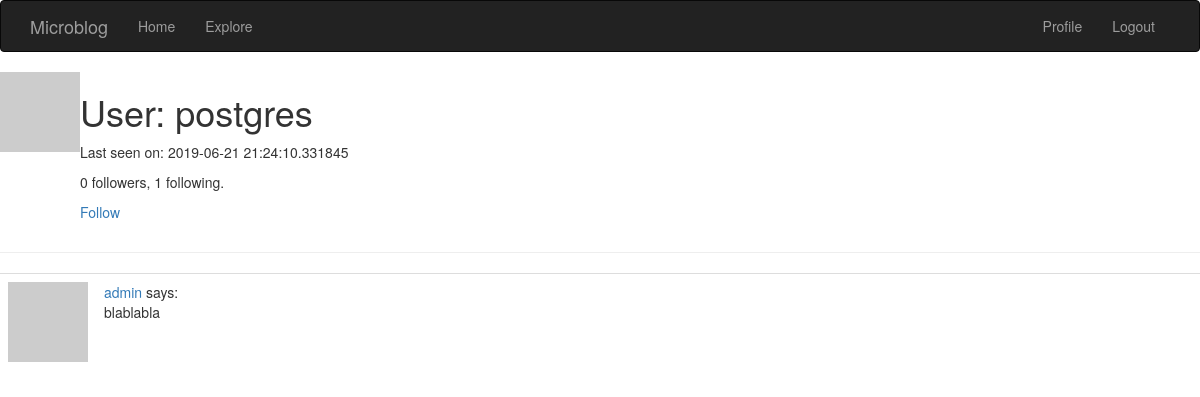
Page /user/postgres (signed in) on the committed database.
### server/models.py (models this page shows, shortened)
class User(UserMixin, db.Model):
    id = db.Column(db.Integer, primary_key=True)
    username = db.Column(db.String(64), index=True, unique=True, nullable=False)
    email = db.Column(db.String(128), index=True, unique=True, nullable=False)
    password_hash = db.Column(db.String(128), nullable=False)
    posts = db.relationship('Post', backref='author', lazy='dynamic') # 'Post'= reference to a class not yet created
    about_me = db.Column(db.String(256), nullable=True)
    last_seen  =db.Column(db.DateTime, default=datetime.utcnow)
    followed = db.relationship(
        'User', secondary=followers,
        primaryjoin=(followers.c.follower_id == id),
        secondaryjoin=(followers.c.followed_id == id),
        backref=db.backref('followers', lazy='dynamic'), lazy='dynamic')
    def avatar(self,size):
        digest = md5(self.email.lower().encode('utf-8')).hexdigest()
        return  f'https://www.gravatar.com/avatar/{digest}?d=identicon&s={size}'
    def is_following(self, user):
        return self.followed.filter(
                 followers.c.followed_id == user.id).count() > 0

class Post(db.Model):
    id = db.Column(db.Integer, primary_key=True)
    body = db.Column(db.String(140), nullable=False)
    timestamp = db.Column(db.DateTime, index=True, default=datetime.utcnow)
    user_id = db.Column(db.Integer, db.ForeignKey('user.id'),nullable=False)

### server/routes.py (the view)
@app.route('/user/<username>')
@login_required
def user(username):
    user = User.query.filter_by(username = username).first_or_404()
    posts = current_user.posts
    return render_template('user.html',posts = posts , user =user)

### server/models.py (called while the page is built)
@login.user_loader
def load_user(id):
    return User.query.get(int(id))

### server/routes.py (called while the page is built)
@app.before_request
def before_request():
    if current_user.is_authenticated:
        current_user.last_seen = datetime.utcnow()
        db.session.commit()

### templates/user.html (shortened to what this page needs)
{% extends "navbar.html" %}
{% block content %}
<table>
    <tr valign="top">
        <td><img src="{{ user.avatar(128) }}"></td>
        <td>
            <h1>User: {{ user.username }}</h1>
            {% if user.last_seen %}<p>Last seen on: {{ user.last_seen }}</p>{% endif %}
            <p>{{ user.followers.count() }} followers, {{ user.followed.count() }} following.</p>
            {% if user == current_user %}
<p><a href="{{ url_for('edit_profile') }}">Edit your profile</a></p>
            {% elif not current_user.is_following(user) %}
            <p><a href="{{ url_for('follow', username=user.username) }}">Follow</a></p>
            {% else %}
            <p><a href="{{ url_for('unfollow', username=user.username) }}">Unfollow</a></p>
            {% endif %}
        </td>
    </tr>
</table>
<hr>
{% for post in posts %}
{% include '_post.html' %}
{% endfor %}
{% endblock %}

### templates/_post.html
  <table class="table table-hover">
        <tr>
            <td width="70px">
                <a class="text-danger", href="{{ url_for('user', username=post.author.username) }}">
                    <img src="{{ post.author.avatar(70) }}" />
                </a>
            </td>
            <td>
                <a  href="{{ url_for('user', username=post.author.username) }}">
                    {{ post.author.username }}
                </a>
                says:
                <br>
                {{ post.body }}
            </td>
        </tr>
    </table>

### rows in the picture
User: username "postgres", last_seen "2019-06-21 21:24:10.331845"
Post: author.username "admin", body "blablabla"

### other values in the picture
{{ user.followers.count() }} "0"
{{ user.followed.count() }} "1"
